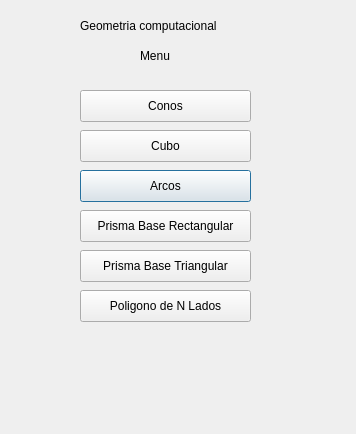
<?xml version="1.0" encoding="UTF-8"?>
<ui version="4.0">
 <class>Dialog</class>
 <widget class="QDialog" name="Dialog">
  <property name="geometry">
   <rect>
    <x>0</x>
    <y>0</y>
    <width>356</width>
    <height>434</height>
   </rect>
  </property>
  <property name="windowTitle">
   <string>Tarea 5</string>
  </property>
  <widget class="QLabel" name="label_2">
   <property name="geometry">
    <rect>
     <x>80</x>
     <y>10</y>
     <width>181</width>
     <height>31</height>
    </rect>
   </property>
   <property name="text">
    <string>Geometria computacional</string>
   </property>
  </widget>
  <widget class="QPushButton" name="pushButton">
   <property name="geometry">
    <rect>
     <x>80</x>
     <y>170</y>
     <width>171</width>
     <height>32</height>
    </rect>
   </property>
   <property name="text">
    <string>Arcos</string>
   </property>
  </widget>
  <widget class="QPushButton" name="pushButton_2">
   <property name="geometry">
    <rect>
     <x>80</x>
     <y>290</y>
     <width>171</width>
     <height>32</height>
    </rect>
   </property>
   <property name="text">
    <string>Poligono de N Lados</string>
   </property>
  </widget>
  <widget class="QPushButton" name="pushButton_3">
   <property name="geometry">
    <rect>
     <x>80</x>
     <y>90</y>
     <width>171</width>
     <height>32</height>
    </rect>
   </property>
   <property name="text">
    <string>Conos</string>
   </property>
  </widget>
  <widget class="QPushButton" name="pushButton_4">
   <property name="geometry">
    <rect>
     <x>80</x>
     <y>130</y>
     <width>171</width>
     <height>32</height>
    </rect>
   </property>
   <property name="text">
    <string>Cubo</string>
   </property>
  </widget>
  <widget class="QPushButton" name="pushButton_5">
   <property name="geometry">
    <rect>
     <x>80</x>
     <y>210</y>
     <width>171</width>
     <height>32</height>
    </rect>
   </property>
   <property name="text">
    <string>Prisma Base Rectangular</string>
   </property>
  </widget>
  <widget class="QPushButton" name="pushButton_6">
   <property name="geometry">
    <rect>
     <x>80</x>
     <y>250</y>
     <width>171</width>
     <height>32</height>
    </rect>
   </property>
   <property name="text">
    <string>Prisma Base Triangular</string>
   </property>
  </widget>
  <widget class="QLabel" name="label_3">
   <property name="geometry">
    <rect>
     <x>140</x>
     <y>40</y>
     <width>41</width>
     <height>31</height>
    </rect>
   </property>
   <property name="text">
    <string>Menu</string>
   </property>
  </widget>
 </widget>
 <layoutdefault spacing="6" margin="11"/>
 <resources/>
 <connections/>
</ui>
